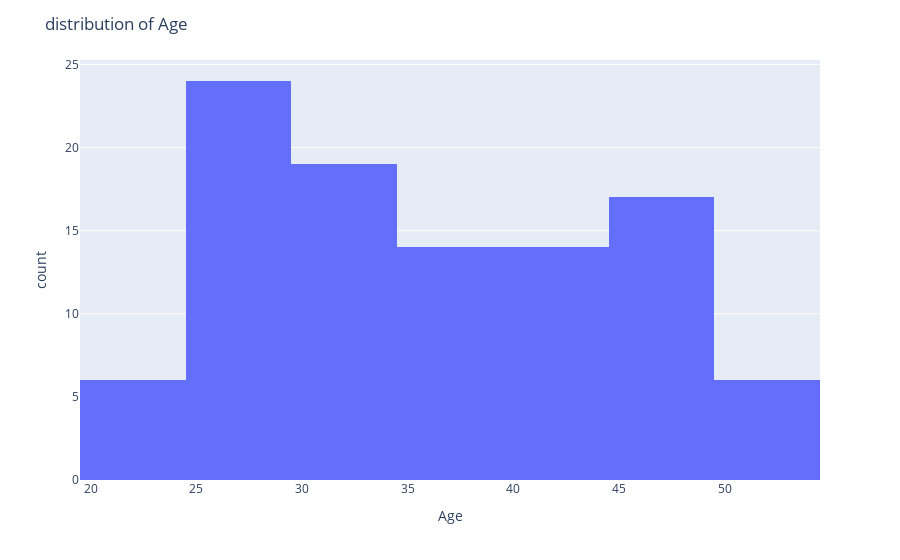
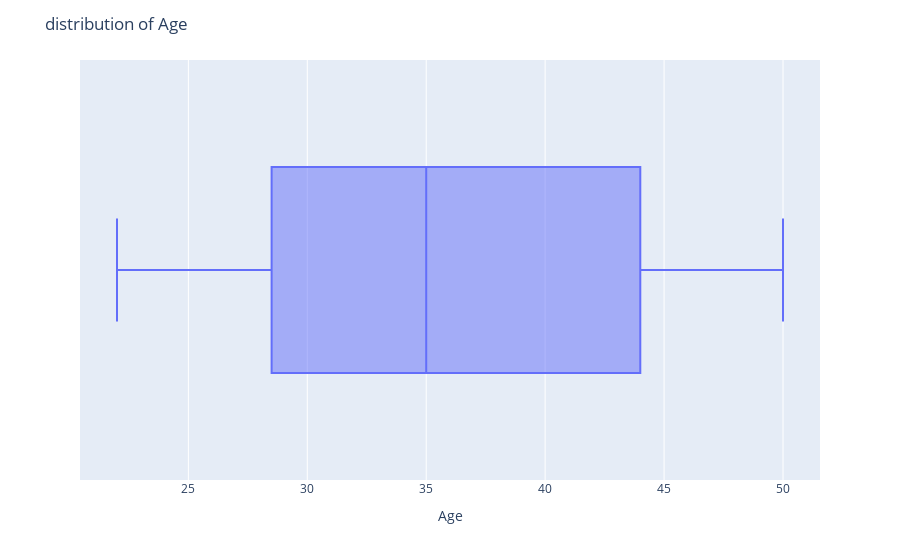
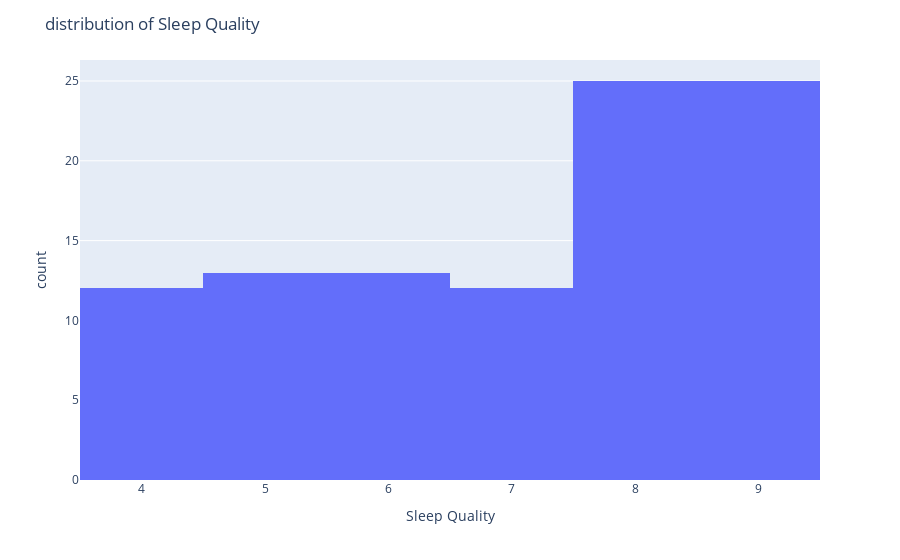
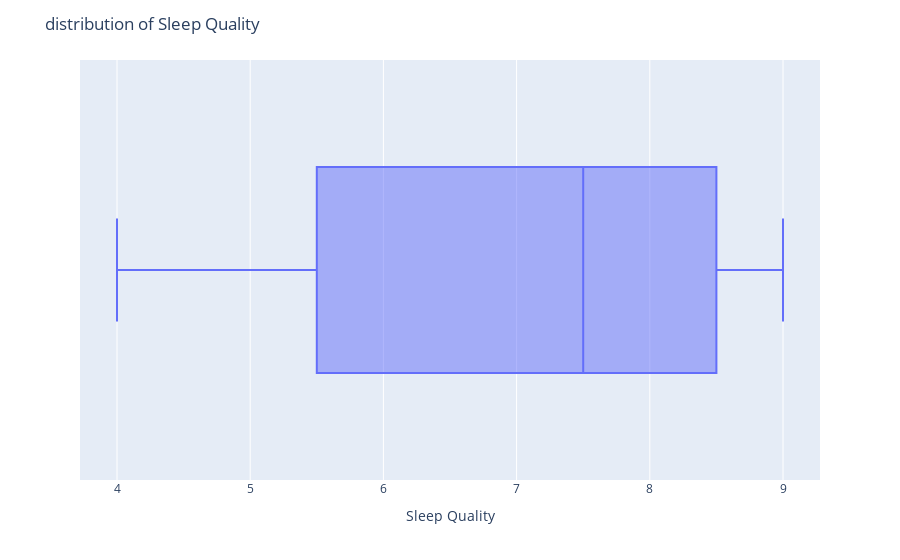

The notebook cell these images were saved under, in order:
### Markdown cell above
UNI-Variate Analyzis

### Code cell
num_col = df.select_dtypes(include='number').columns
for col in num_col:
    print(f'univariate analyzis of {col}')
    fig_1 = px.histogram(df, x = col)
    fig_1.update_layout(title = f'distribution of {col}')
    fig_1.show() 

    fig_2 = px.box(df, x = col)
    fig_2.update_layout(title = f'distribution of {col}')
    fig_2.show()  

    fig_3 = sns.kdeplot(x = df[col])
    plt.title(f'distribution of {col}')
    plt.show()

### Figure 1 — Plotly figure (JSON) as saved in the notebook; plotly's stock layout.template omitted (floating-point values rounded to 4 significant figures)
{"data": [{"alignmentgroup": "True", "bingroup": "x", "hovertemplate": "Age=%{x}<br>count=%{y}<extra></extra>", "legendgroup": "", "marker": {"color": "#636efa", "pattern": {"shape": ""}}, "name": "", "offsetgroup": "", "orientation": "v", "showlegend": false, "type": "histogram", "x": [25, 34, 29, 41, 22, 37, 30, 45, 27, 32, 50, 23, 36, 48, 28, 31, 26, 39, 33, 42, 29, 35, 40, 47, 32, 44, 27, 38, 31, 49, 24, 45, 37, 46, 28, 40, 35, 50, 26, 41, 30, 44, 34, 48, 33, 47, 28, 39, 32, 46, 23, 38, 27, 44, 29, 36, 30, 45, 25, 50, 28, 47, 26, 39, 31, 43, 24, 38, 28, 48, 32, 41, 29, 50, 26, 44, 30, 47, 25, 49, 31, 42, 27, 45, 34, 50, 28, 39, 30, 47, 23, 36, 29, 50, 27, 43, 33, 46, 25, 41], "xaxis": "x", "yaxis": "y"}], "layout": {"barmode": "relative", "legend": {"tracegroupgap": 0}, "margin": {"t": 60}, "title": {"text": "distribution of Age"}, "xaxis": {"anchor": "y", "domain": [0, 1], "title": {"text": "Age"}}, "yaxis": {"anchor": "x", "domain": [0, 1], "title": {"text": "count"}}}}

### Figure 2 — Plotly figure (JSON) as saved in the notebook; plotly's stock layout.template omitted (floating-point values rounded to 4 significant figures)
{"data": [{"alignmentgroup": "True", "hovertemplate": "Age=%{x}<extra></extra>", "legendgroup": "", "marker": {"color": "#636efa"}, "name": "", "notched": false, "offsetgroup": "", "orientation": "h", "showlegend": false, "type": "box", "x": [25, 34, 29, 41, 22, 37, 30, 45, 27, 32, 50, 23, 36, 48, 28, 31, 26, 39, 33, 42, 29, 35, 40, 47, 32, 44, 27, 38, 31, 49, 24, 45, 37, 46, 28, 40, 35, 50, 26, 41, 30, 44, 34, 48, 33, 47, 28, 39, 32, 46, 23, 38, 27, 44, 29, 36, 30, 45, 25, 50, 28, 47, 26, 39, 31, 43, 24, 38, 28, 48, 32, 41, 29, 50, 26, 44, 30, 47, 25, 49, 31, 42, 27, 45, 34, 50, 28, 39, 30, 47, 23, 36, 29, 50, 27, 43, 33, 46, 25, 41], "x0": " ", "xaxis": "x", "y0": " ", "yaxis": "y"}], "layout": {"boxmode": "group", "legend": {"tracegroupgap": 0}, "margin": {"t": 60}, "title": {"text": "distribution of Age"}, "xaxis": {"anchor": "y", "domain": [0, 1], "title": {"text": "Age"}}, "yaxis": {"anchor": "x", "domain": [0, 1]}}}

### Figure 3 — Plotly figure (JSON) as saved in the notebook; plotly's stock layout.template omitted (floating-point values rounded to 4 significant figures)
{"data": [{"alignmentgroup": "True", "bingroup": "x", "hovertemplate": "Sleep Quality=%{x}<br>count=%{y}<extra></extra>", "legendgroup": "", "marker": {"color": "#636efa", "pattern": {"shape": ""}}, "name": "", "offsetgroup": "", "orientation": "v", "showlegend": false, "type": "histogram", "x": [8, 7, 9, 5, 8, 6, 8, 4, 9, 7, 5, 9, 8, 4, 9, 6, 8, 5, 9, 7, 8, 5, 9, 6, 8, 4, 9, 7, 8, 5, 9, 6, 8, 4, 9, 7, 8, 5, 9, 6, 8, 4, 9, 7, 8, 5, 9, 6, 8, 4, 9, 6, 8, 5, 9, 7, 8, 4, 9, 6, 8, 5, 9, 7, 8, 4, 9, 6, 8, 5, 9, 7, 8, 4, 9, 6, 8, 5, 9, 7, 8, 4, 9, 6, 8, 5, 9, 7, 8, 4, 9, 6, 8, 5, 9, 7, 8, 4, 9, 6], "xaxis": "x", "yaxis": "y"}], "layout": {"barmode": "relative", "legend": {"tracegroupgap": 0}, "margin": {"t": 60}, "title": {"text": "distribution of Sleep Quality"}, "xaxis": {"anchor": "y", "domain": [0, 1], "title": {"text": "Sleep Quality"}}, "yaxis": {"anchor": "x", "domain": [0, 1], "title": {"text": "count"}}}}

### Figure 4 — Plotly figure (JSON) as saved in the notebook; plotly's stock layout.template omitted (floating-point values rounded to 4 significant figures)
{"data": [{"alignmentgroup": "True", "hovertemplate": "Sleep Quality=%{x}<extra></extra>", "legendgroup": "", "marker": {"color": "#636efa"}, "name": "", "notched": false, "offsetgroup": "", "orientation": "h", "showlegend": false, "type": "box", "x": [8, 7, 9, 5, 8, 6, 8, 4, 9, 7, 5, 9, 8, 4, 9, 6, 8, 5, 9, 7, 8, 5, 9, 6, 8, 4, 9, 7, 8, 5, 9, 6, 8, 4, 9, 7, 8, 5, 9, 6, 8, 4, 9, 7, 8, 5, 9, 6, 8, 4, 9, 6, 8, 5, 9, 7, 8, 4, 9, 6, 8, 5, 9, 7, 8, 4, 9, 6, 8, 5, 9, 7, 8, 4, 9, 6, 8, 5, 9, 7, 8, 4, 9, 6, 8, 5, 9, 7, 8, 4, 9, 6, 8, 5, 9, 7, 8, 4, 9, 6], "x0": " ", "xaxis": "x", "y0": " ", "yaxis": "y"}], "layout": {"boxmode": "group", "legend": {"tracegroupgap": 0}, "margin": {"t": 60}, "title": {"text": "distribution of Sleep Quality"}, "xaxis": {"anchor": "y", "domain": [0, 1], "title": {"text": "Sleep Quality"}}, "yaxis": {"anchor": "x", "domain": [0, 1]}}}
